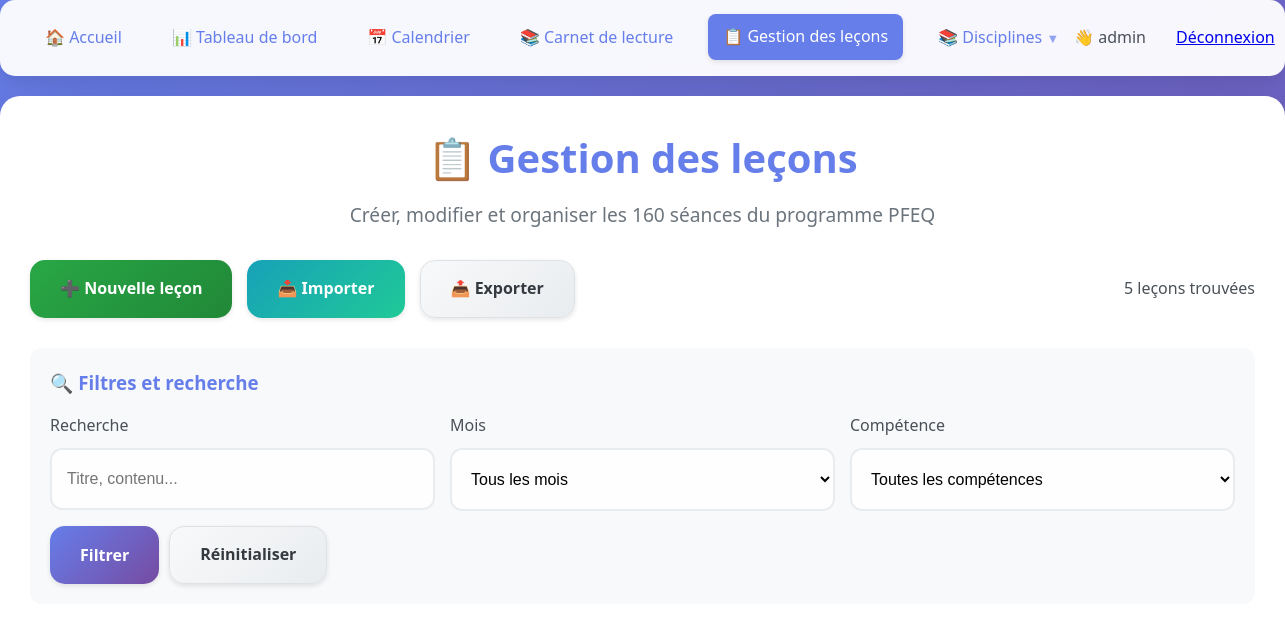
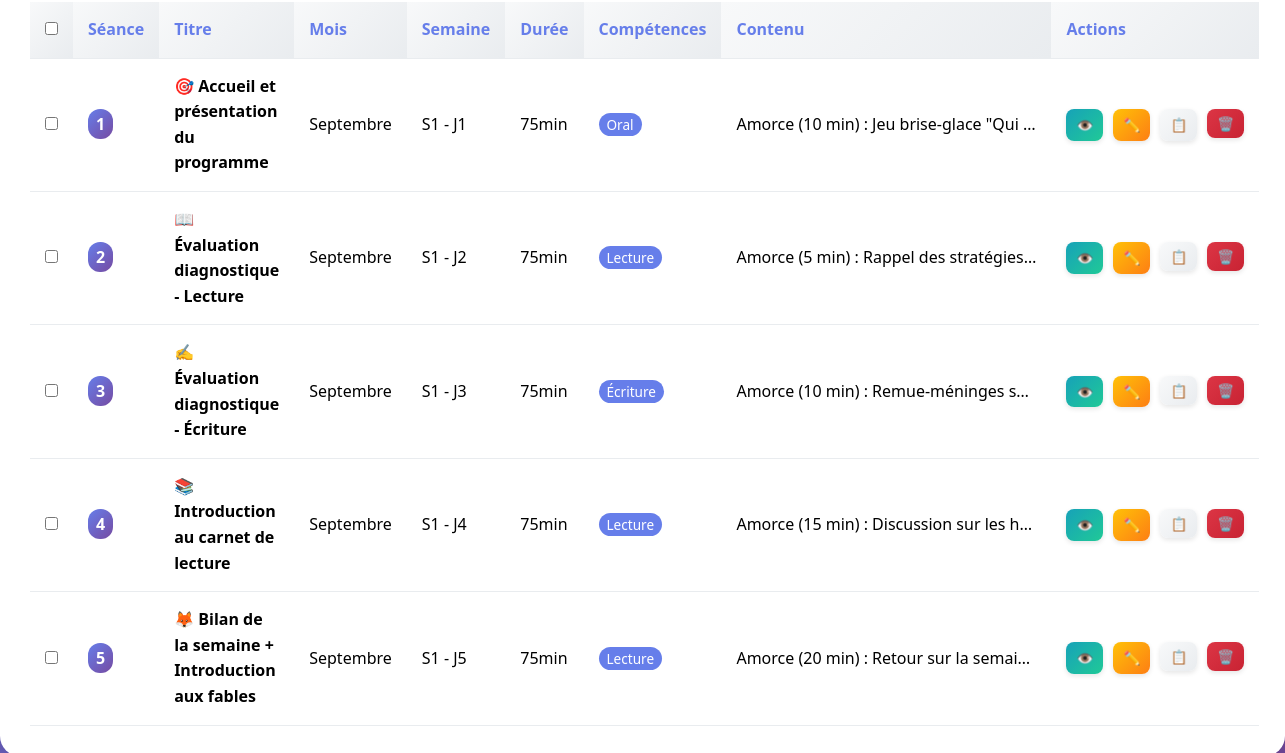
Page /lessons (signed in) on the earlier database version (2 pictures, top to bottom).
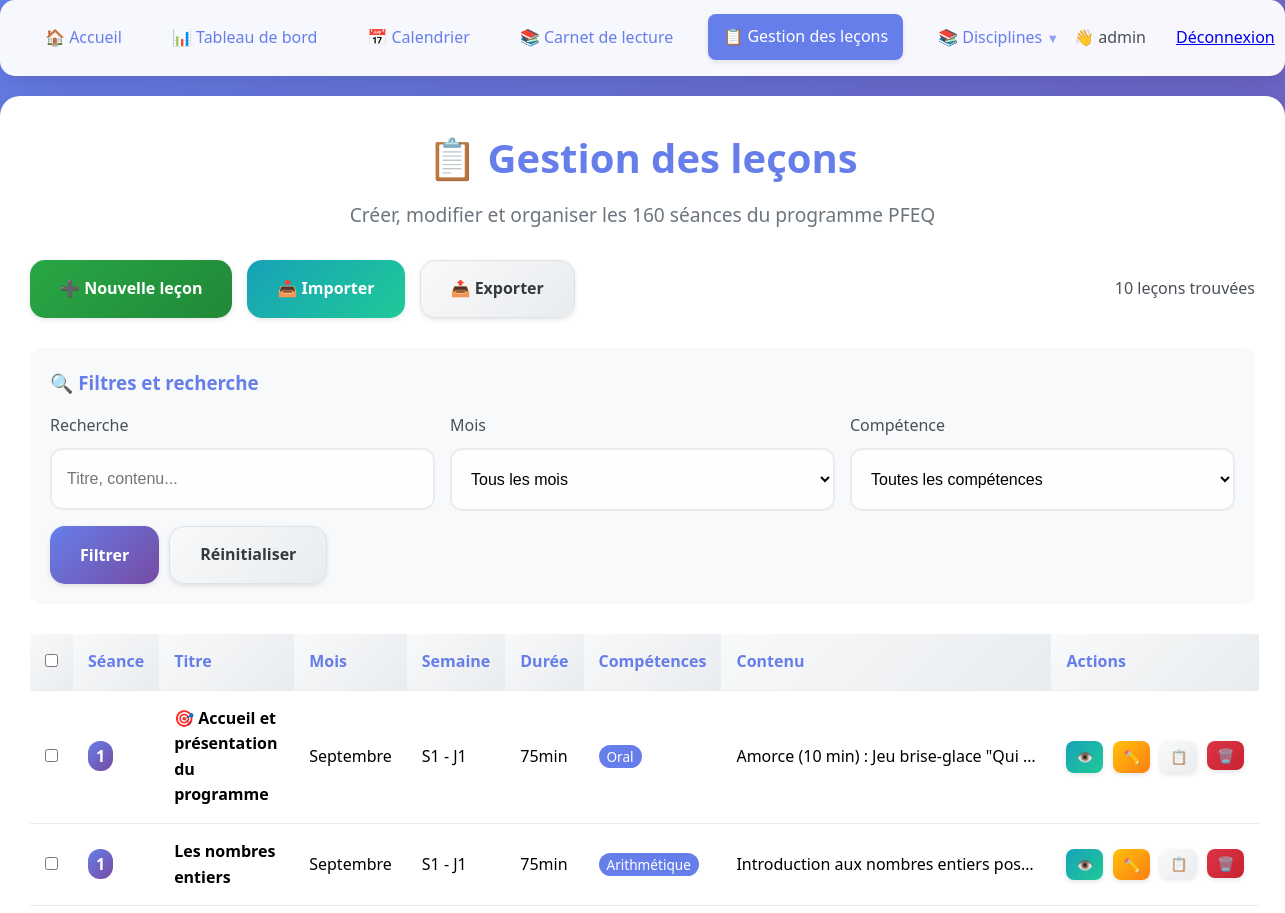
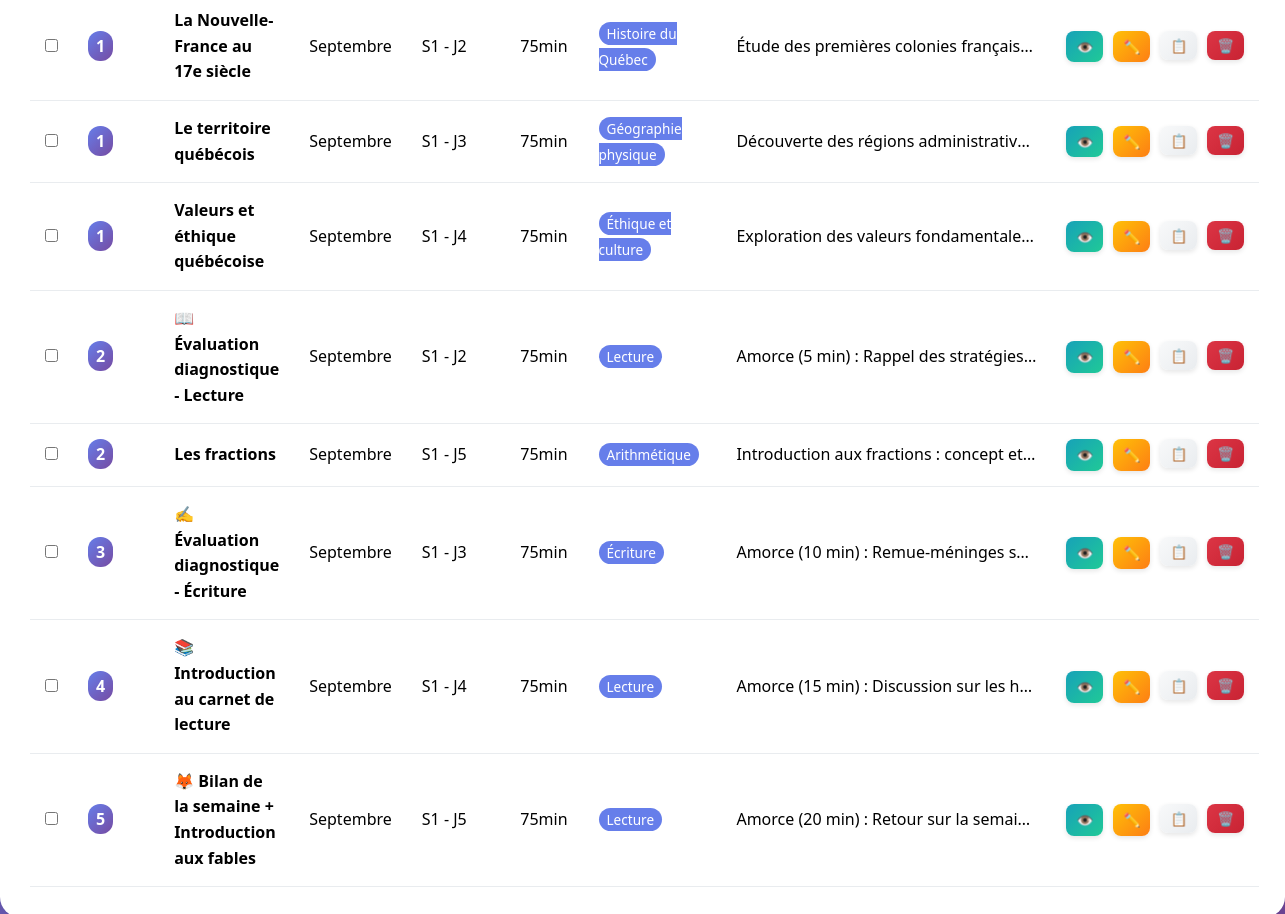
Same page on the later database version (2 pictures, top to bottom).
### tables this page shows
CREATE TABLE lessons (
                id INTEGER PRIMARY KEY AUTOINCREMENT,
                lesson_number INTEGER NOT NULL,
                month TEXT NOT NULL,
                week_number INTEGER NOT NULL,
                day_number INTEGER NOT NULL,
                title TEXT NOT NULL,
                content TEXT,
                duration INTEGER DEFAULT 75,
                competences TEXT,
                materials TEXT,
                objectives TEXT,
                tags TEXT,
                created_at TIMESTAMP DEFAULT CURRENT_TIMESTAMP,
                updated_at TIMESTAMP DEFAULT CURRENT_TIMESTAMP
            , subject TEXT DEFAULT 'français');

### app.py (the view)
@app.route('/lessons')
def lessons_list():
    if 'user' not in session:
        return redirect(url_for('login'))
    month_filter = request.args.get('month', '')
    competence_filter = request.args.get('competence', '')
    search_query = request.args.get('search', '')
    conn = sqlite3.connect(DB_FILE)
    c = conn.cursor()
    query = "SELECT * FROM lessons WHERE 1=1"
    params = []
    if month_filter:
        query += " AND month = ?"
        params.append(month_filter)
    if competence_filter:
        query += " AND competences LIKE ?"
        params.append(f"%{competence_filter}%")
    if search_query:
        query += " AND (title LIKE ? OR content LIKE ?)"
        params.extend([f"%{search_query}%", f"%{search_query}%"])
    query += " ORDER BY lesson_number"
    c.execute(query, params)
    lessons = c.fetchall()
    c.execute("SELECT DISTINCT month FROM lessons ORDER BY lesson_number")
    months = [row[0] for row in c.fetchall()]
    c.execute("SELECT DISTINCT competences FROM lessons WHERE competences IS NOT NULL")
    competences = list(set([comp.strip() for row in c.fetchall() for comp in row[0].split(',') if comp.strip()]))
    conn.close()
    return render_template('lessons_list.html',
                         lessons=lessons,
                         months=months,
                         competences=competences,
                         current_filters={
                             'month': month_filter,
                             'competence': competence_filter,
                             'search': search_query
                         })

### templates/lessons_list.html (shortened to what this page needs)
<!DOCTYPE html>
<html lang="fr">
<head>
    <link rel="stylesheet" href="{{ url_for('static', filename='css/dist/main.css') }}">
</head>
<body>
    {% include 'components/navigation.html' %}
    <div class="lessons-container">
        <div class="header" style="text-align: center; margin-bottom: var(--space-xl);">
            <h1 style="color: var(--primary-color); font-size: var(--font-size-4xl); margin-bottom: var(--space-sm);">
                📋 Gestion des leçons
            </h1>
            <p style="color: var(--gray-500); font-size: var(--font-size-xl);">
                Créer, modifier et organiser les 160 séances du programme PFEQ
            </p>
        </div>
        <div style="display: flex; justify-content: space-between; align-items: center; margin-bottom: var(--space-xl); flex-wrap: wrap; gap: var(--space-md);">
            <div style="display: flex; gap: var(--space-md);">
                <a href="{{ url_for('create_lesson') }}" class="btn btn-success">
                    ➕ Nouvelle leçon
                </a>
                <a href="{{ url_for('import_lessons') }}" class="btn btn-info">
                    📥 Importer
                </a>
                <a href="{{ url_for('export_lessons') }}" class="btn btn-secondary">
                    📤 Exporter
                </a>
            </div>
            <div style="color: var(--gray-600);">
                {{ lessons|length }} leçon{{ 's' if lessons|length != 1 else '' }} trouvée{{ 's' if lessons|length != 1 else '' }}
            </div>
        </div>
        <div class="filters-section">
            <h3 style="color: var(--primary-color); margin-bottom: var(--space-md);">🔍 Filtres et recherche</h3>
            <form method="GET" action="{{ url_for('lessons_list') }}">
                <div class="filters-grid">
                    <div class="form-group" style="margin-bottom: 0;">
                        <label for="search">Recherche</label>
                        <input type="text" id="search" name="search"
                               value="{{ current_filters.search }}"
                               placeholder="Titre, contenu...">
                    </div>
                    <div class="form-group" style="margin-bottom: 0;">
                        <label for="month">Mois</label>
                        <select id="month" name="month">
                            <option value="">Tous les mois</option>
                        </select>
                    </div>
                    <div class="form-group" style="margin-bottom: 0;">
                        <label for="competence">Compétence</label>
                        <select id="competence" name="competence">
                            <option value="">Toutes les compétences</option>
                        </select>
                    </div>
                </div>
                <div style="display: flex; gap: var(--space-sm);">
                    <button type="submit" class="btn btn-primary">Filtrer</button>
                    <a href="{{ url_for('lessons_list') }}" class="btn btn-secondary">Réinitialiser</a>
                </div>
            </form>
        </div>
        {% if lessons %}
            <form id="lessons-form">
                <table class="lesson-table">
                    <thead>
                        <tr>
                            <th>
                                <input type="checkbox" id="select-all" onchange="toggleAll()">
                            </th>
                            <th>Séance</th>
                            <th>Titre</th>
                            <th>Mois</th>
                            <th>Semaine</th>
                            <th>Durée</th>
                            <th>Compétences</th>
                            <th>Contenu</th>
                            <th>Actions</th>
                        </tr>
                    </thead>
                    <tbody>
                        {% for lesson in lessons %}
                        <tr>
                            <td>
                                <input type="checkbox" name="lesson_ids" value="{{ lesson[0] }}"
                                       class="lesson-checkbox" onchange="updateSelection()">
                            </td>
                            <td>
                                <span style="background: var(--gradient-primary); color: var(--white); padding: 4px 8px; border-radius: 12px; font-weight: var(--font-weight-bold);">
                                    {{ lesson[1] }}
                                </span>
                            </td>
                            <td>
                                <strong>{{ lesson[5] }}</strong>
                            </td>
                            <td>{{ lesson[2].title() }}</td>
                            <td>S{{ lesson[3] }} - J{{ lesson[4] }}</td>
                            <td>{{ lesson[7] }}min</td>
                            <td>
                                {% if lesson[8] %}
                                    <span class="competence-tag">{{ lesson[8] }}</span>
                                {% endif %}
                            </td>
                            <td>
                                <div class="lesson-content-preview">
                                    {{ lesson[6][:100] }}{% if lesson[6]|length > 100 %}...{% endif %}
                                </div>
                            </td>
                            <td>
                                <div class="lesson-actions">
                                    <a href="{{ url_for('lesson_detail', lesson_id=lesson[0]) }}"
                                       class="btn btn-info btn-sm">👁️</a>
                                    <a href="{{ url_for('edit_lesson', lesson_id=lesson[0]) }}"
                                       class="btn btn-warning btn-sm">✏️</a>
                                    <form method="POST" action="{{ url_for('duplicate_lesson', lesson_id=lesson[0]) }}" style="display: inline;">
                                        <button type="submit" class="btn btn-secondary btn-sm">📋</button>
                                    </form>
                                    <form method="POST" action="{{ url_for('delete_lesson', lesson_id=lesson[0]) }}"
                                          style="display: inline;" onsubmit="return confirm('Supprimer cette leçon ?')">
                                        <button type="submit" class="btn btn-danger btn-sm">🗑️</button>
                                    </form>
                                </div>
                            </td>
                        </tr>
                        {% endfor %}
                    </tbody>
                </table>
            </form>
        {% endif %}
    </div>
</body>
</html>

### templates/components/navigation.html (shortened to what this page needs)
{% if session.user %}
<nav class="nav-bar">
    <div class="nav-links">
        <a href="{{ url_for('index') }}" class="nav-link {% if request.endpoint == 'index' %}active{% endif %}">
            🏠 Accueil
        </a>
        <a href="{{ url_for('dashboard') }}" class="nav-link {% if request.endpoint == 'dashboard' %}active{% endif %}">
            📊 Tableau de bord
        </a>
        <a href="{{ url_for('calendar') }}" class="nav-link {% if request.endpoint == 'calendar' %}active{% endif %}">
            📅 Calendrier
        </a>
        <a href="{{ url_for('reading_log') }}" class="nav-link {% if request.endpoint == 'reading_log' %}active{% endif %}">
            📚 Carnet de lecture
        </a>
        <a href="{{ url_for('lessons_list') }}" class="nav-link {% if request.endpoint == 'lessons_list' %}active{% endif %}">
            📋 Gestion des leçons
        </a>
        <div class="nav-dropdown">
            <a href="#" class="nav-link dropdown-toggle">
                📚 Disciplines{% if session.discipline %} • {{ session.discipline.replace('_', ' ').title() }}{% endif %}
            </a>
        </div>
    </div>
    <div class="nav-user">
        <span class="user-greeting">👋 {{ session.user or name or 'Utilisateur' }}</span>
        <a href="{{ url_for('logout') }}" class="logout-btn">Déconnexion</a>
    </div>
</nav>
{% endif %}

### templates/lessons_list.html (style rules this page uses)
.lessons-container { max-width: 1400px; margin: 0 auto; background: var(--white); border-radius: var(--radius-xl); box-shadow: var(--shadow-2xl); padding: var(--space-xl); }
.filters-section { background: var(--gray-100); padding: var(--space-lg); border-radius: var(--radius-md); margin-bottom: var(--space-xl); }
.filters-grid { display: grid; grid-template-columns: repeat(auto-fit, minmax(200px, 1fr)); gap: var(--space-md); margin-bottom: var(--space-md); }
.lesson-table { width: 100%; border-collapse: collapse; margin-top: var(--space-lg); }
.lesson-table th, .lesson-table td { padding: var(--space-md); text-align: left; border-bottom: 1px solid var(--gray-200); }
.lesson-table th { background: var(--gradient-card); font-weight: var(--font-weight-bold); color: var(--primary-color); }
.lesson-actions { display: flex; gap: var(--space-sm); }
.lesson-actions a, .lesson-actions button { padding: var(--space-xs) var(--space-sm); border: none; border-radius: var(--radius-sm); text-decoration: none; font-size: var(--font-size-sm); cursor: pointer; transition: all var(--transition-normal); }
.lesson-content-preview { max-width: 300px; overflow: hidden; text-overflow: ellipsis; white-space: nowrap; }
.competence-tag { background: var(--primary-color); color: var(--white); padding: 2px 8px; border-radius: 12px; font-size: var(--font-size-sm); margin-right: 4px; }

Differences in the rows shown:
added lessons: lesson_number "1", title "Les nombres entiers", month "Septembre", week_number "1", day_number "1", duration "75", competences "Arithmétique", content "Introduction aux nombres entiers pos…"
added lessons: lesson_number "1", title "La Nouvelle-France au 17e siècle", month "Septembre", week_number "1", day_number "2", duration "75", competences "Histoire du Québec", content "Étude des premières colonies français…"
added lessons: lesson_number "1", title "Le territoire québécois", month "Septembre", week_number "1", day_number "3", duration "75", competences "Géographie physique", content "Découverte des régions administrativ…"
added lessons: lesson_number "1", title "Valeurs et éthique québécoise", month "Septembre", week_number "1", day_number "4", duration "75", competences "Éthique et culture", content "Exploration des valeurs fondamentale…"
added lessons: lesson_number "2", title "Les fractions", month "Septembre", week_number "1", day_number "5", duration "75", competences "Arithmétique", content "Introduction aux fractions : concept et…"
Other differences:
{{ lessons|length }}: "5" → "10"
